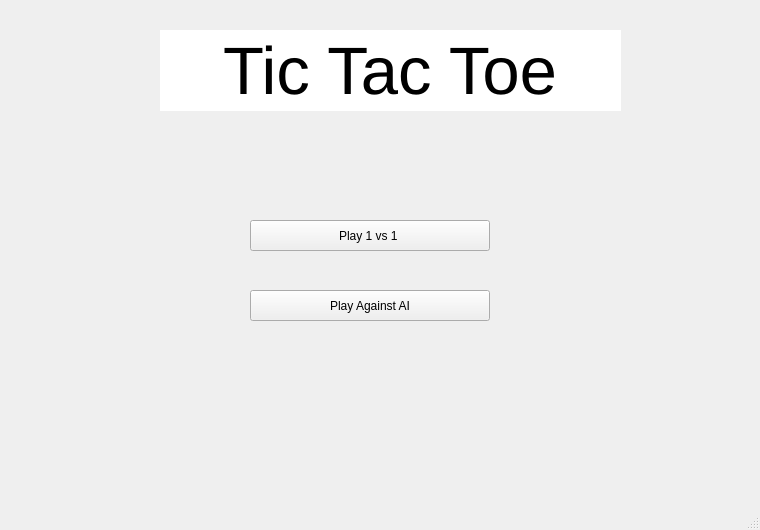
<?xml version="1.0" encoding="UTF-8"?>
<ui version="4.0">
 <class>MainWindow</class>
 <widget class="QMainWindow" name="MainWindow">
  <property name="geometry">
   <rect>
    <x>0</x>
    <y>0</y>
    <width>760</width>
    <height>530</height>
   </rect>
  </property>
  <property name="windowTitle">
   <string>MainWindow</string>
  </property>
  <widget class="QWidget" name="centralwidget">
   <property name="styleSheet">
    <string notr="true">background-image: url(:/images/background.jpg);
background-repeat: no-repeat;
background-position: center;

</string>
   </property>
   <widget class="QPushButton" name="Play1vs1">
    <property name="geometry">
     <rect>
      <x>250</x>
      <y>220</y>
      <width>240</width>
      <height>31</height>
     </rect>
    </property>
    <property name="font">
     <font/>
    </property>
    <property name="cursor">
     <cursorShape>CrossCursor</cursorShape>
    </property>
    <property name="text">
     <string>Play 1 vs 1	</string>
    </property>
    <property name="autoDefault">
     <bool>true</bool>
    </property>
    <property name="default">
     <bool>false</bool>
    </property>
    <property name="flat">
     <bool>false</bool>
    </property>
   </widget>
   <widget class="QPushButton" name="PlaywithAi">
    <property name="geometry">
     <rect>
      <x>250</x>
      <y>290</y>
      <width>240</width>
      <height>31</height>
     </rect>
    </property>
    <property name="font">
     <font/>
    </property>
    <property name="cursor">
     <cursorShape>CrossCursor</cursorShape>
    </property>
    <property name="text">
     <string>Play Against AI</string>
    </property>
    <property name="autoDefault">
     <bool>true</bool>
    </property>
    <property name="default">
     <bool>false</bool>
    </property>
    <property name="flat">
     <bool>false</bool>
    </property>
   </widget>
   <widget class="QLineEdit" name="TicTacToeText">
    <property name="enabled">
     <bool>true</bool>
    </property>
    <property name="geometry">
     <rect>
      <x>160</x>
      <y>30</y>
      <width>461</width>
      <height>81</height>
     </rect>
    </property>
    <property name="font">
     <font>
      <pointsize>50</pointsize>
     </font>
    </property>
    <property name="acceptDrops">
     <bool>true</bool>
    </property>
    <property name="autoFillBackground">
     <bool>true</bool>
    </property>
    <property name="text">
     <string>Tic Tac Toe</string>
    </property>
    <property name="frame">
     <bool>false</bool>
    </property>
    <property name="echoMode">
     <enum>QLineEdit::Normal</enum>
    </property>
    <property name="alignment">
     <set>Qt::AlignCenter</set>
    </property>
    <property name="dragEnabled">
     <bool>false</bool>
    </property>
    <property name="readOnly">
     <bool>true</bool>
    </property>
   </widget>
  </widget>
  <widget class="QMenuBar" name="menubar">
   <property name="geometry">
    <rect>
     <x>0</x>
     <y>0</y>
     <width>760</width>
     <height>23</height>
    </rect>
   </property>
  </widget>
  <widget class="QStatusBar" name="statusbar"/>
 </widget>
 <resources/>
 <connections/>
</ui>
